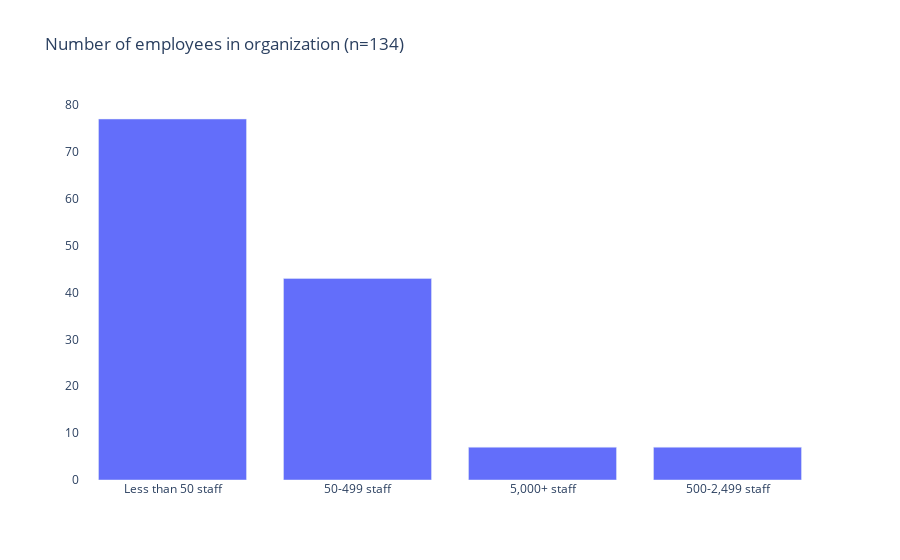

Notebook source saved alongside this figure:
### Code cell
#
# Question 4 - 'How many staff does your organization employ?'
#

#drop low count categories, draw bar-chart
segments = work_df['Q3'].value_counts()[lambda x: x > THRESHOLD]
single_bar_chart ( "Number of employees in organization", segments )

### Figure 1 — Plotly figure (JSON) as saved in the notebook; plotly's stock layout.template omitted (floating-point values rounded to 4 significant figures)
{"data": [{"name": "Work", "type": "bar", "x": ["Less than 50 staff", "50-499 staff", "5,000+ staff", "500-2,499 staff"], "y": [77, 43, 7, 7]}], "layout": {"autosize": true, "barmode": "stack", "plot_bgcolor": "#FFFFFF", "title": {"text": "Number of employees in organization (n=134)"}, "xaxis": {"autorange": true, "categoryorder": "total descending", "range": [-0.5, 3.5], "type": "category"}, "yaxis": {"autorange": true, "range": [0, 81.05], "type": "linear"}}}
